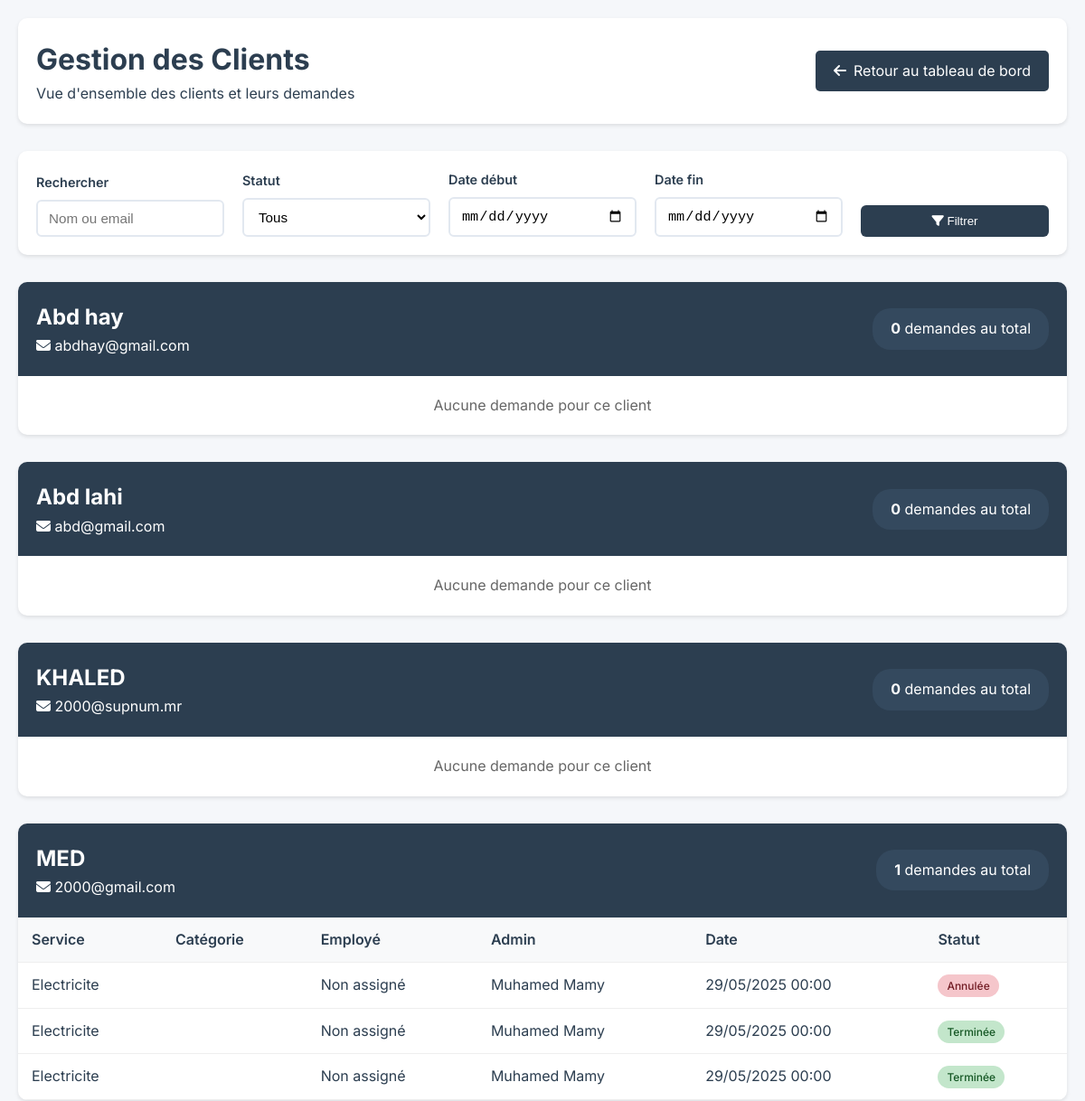
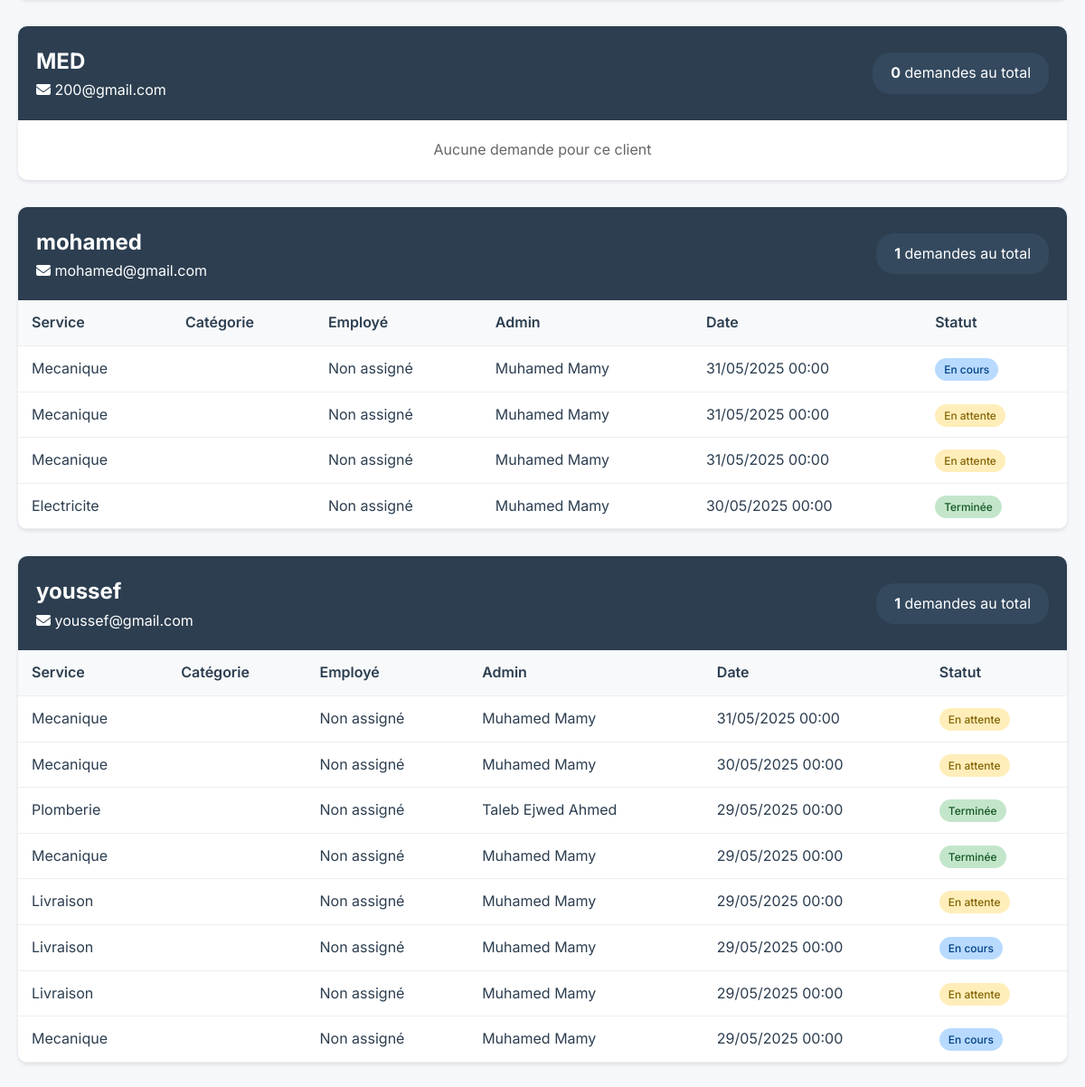
Page /partie_client/clients_demandes.php (signed in) on the committed database (2 pictures, top to bottom).
### tables this page shows
CREATE TABLE IF NOT EXISTS `client` (
  `id_client` int NOT NULL AUTO_INCREMENT,
  `nom` varchar(100) NOT NULL,
  `email` varchar(100) NOT NULL,
  `password` varchar(255) NOT NULL,
  PRIMARY KEY (`id_client`),
  UNIQUE KEY `email` (`email`)
);

CREATE TABLE IF NOT EXISTS `service` (
  `id_service` int NOT NULL AUTO_INCREMENT,
  `nom_service` varchar(100) NOT NULL,
  `description` text,
  `categorie` varchar(50) DEFAULT NULL,
  `prix` decimal(10,2) DEFAULT NULL,
  `duree_estimee` int DEFAULT NULL,
  `id_admin` int DEFAULT NULL,
  `id_categorie` int DEFAULT NULL,
  PRIMARY KEY (`id_service`),
  KEY `fk_service_admin` (`id_admin`),
  KEY `fk_service_categorie` (`id_categorie`)
);

CREATE TABLE IF NOT EXISTS `demande` (
  `id_demande` int NOT NULL AUTO_INCREMENT,
  `description` text,
  `statut` enum('en_attente','en_cours','terminee','annulee') DEFAULT 'en_attente',
  `id_service` int DEFAULT NULL,
  `id_client` int DEFAULT NULL,
  `id_employe` int DEFAULT NULL,
  `date_demande` date NOT NULL,
  `date_execution` date DEFAULT NULL,
  `adresse` varchar(255) NOT NULL,
  `image` text,
  PRIMARY KEY (`id_demande`),
  KEY `fk_demande_service` (`id_service`),
  KEY `fk_demande_employe` (`id_employe`),
  KEY `fk_demande_client` (`id_client`) USING BTREE
);

### partie_client/clients_demandes.php (the view, shortened to what this page needs)
<?php
include_once '../include/db_config.php';
function getStatusLabel($statut) {
    switch ($statut) {
        case 'en_attente': return 'En attente';
        case 'en_cours': return 'En cours';
        case 'terminee': return 'Terminée';
        case 'annulee': return 'Annulée';
    }
}
$searchQuery = isset($_GET['search']) ? $_GET['search'] : '';
$dateStart = isset($_GET['date_start']) ? $_GET['date_start'] : '';
$dateEnd = isset($_GET['date_end']) ? $_GET['date_end'] : '';
$sql = "SELECT
            c.id_client,
            c.nom as client_nom,
            c.email as client_email,
            COUNT(DISTINCT d.id_demande) as total_demandes,
            d.id_demande,
            d.description as demande_description,
            d.statut as demande_statut,
            d.date_demande,
            s.nom_service,
            s.categorie,
            e.nom as employe_nom,
            a.nom as admin_nom
        FROM Client c
        LEFT JOIN Demande d ON c.id_client = d.id_client
        LEFT JOIN Service s ON d.id_service = s.id_service
        LEFT JOIN Employe e ON d.id_employe = e.id_employe
        LEFT JOIN Administrateur a ON s.id_admin = a.id_admin
        WHERE 1=1";
$sql .= " GROUP BY c.id_client, d.id_demande
          ORDER BY c.nom, d.date_demande DESC";
$result = $conn->query($sql);
$clients = [];
if ($result) {
    while ($row = $result->fetch_assoc()) {
        $id_client = $row['id_client'];
        if (!isset($clients[$id_client])) {
            $clients[$id_client] = [
                'nom' => $row['client_nom'],
                'email' => $row['client_email'],
                'total_demandes' => $row['total_demandes'],
                'demandes' => []
            ];
        }
        if ($row['id_demande']) {
            $clients[$id_client]['demandes'][] = [
                'service' => $row['nom_service'],
                'categorie' => $row['categorie'],
                'employe' => $row['employe_nom'],
                'admin' => $row['admin_nom'],
                'statut' => $row['demande_statut'],
                'date' => $row['date_demande'],
                'description' => $row['demande_description']
            ];
        }
    }
}
?>
<!DOCTYPE html>
<html lang="fr">
<head>
    <link rel="stylesheet" href="https://cdnjs.cloudflare.com/ajax/libs/font-awesome/6.4.0/css/all.min.css">
</head>
<body>
    <div class="container">
        <div class="page-header">
            <div>
                <h1>Gestion des Clients</h1>
                <p>Vue d'ensemble des clients et leurs demandes</p>
            </div>
            <div>
               <a href="../partie_admin/dashbord.php" class="back-button">
                <i class="fas fa-arrow-left"></i>
                Retour au tableau de bord
            </a>
            </div>
        </div>
        <div class="filters">
            <form action="" method="GET">
                <div class="filter-group">
                    <label>Rechercher</label>
                    <input type="text" name="search" value="<?php echo htmlspecialchars($searchQuery); ?>" placeholder="Nom ou email">
                </div>
                <div class="filter-group">
                    <label>Statut</label>
                    <select name="status">
                        <option value="">Tous</option>
                    </select>
                </div>
                <div class="filter-group">
                    <label>Date début</label>
                    <input type="date" name="date_start" value="<?php echo $dateStart; ?>">
                </div>
                <div class="filter-group">
                    <label>Date fin</label>
                    <input type="date" name="date_end" value="<?php echo $dateEnd; ?>">
                </div>
                <div class="filter-group">
                    <label>&nbsp;</label>
                    <button type="submit" class="export-btn">
                        <i class="fas fa-filter"></i>
                        Filtrer
                    </button>
                </div>
            </form>
        </div>
        <?php foreach ($clients as $client): ?>
            <div class="client-card">
                <div class="client-header">
                    <div class="client-info">
                        <h2><?php echo htmlspecialchars($client['nom']); ?></h2>
                        <p>
                            <i class="fas fa-envelope"></i> <?php echo htmlspecialchars($client['email']); ?>
                        </p>
                    </div>
                    <div class="client-stats">
                        <strong><?php echo $client['total_demandes']; ?></strong> demandes au total
                    </div>
                </div>
                <?php if (!empty($client['demandes'])): ?>
                    <table class="demandes-table">
                        <thead>
                            <tr>
                                <th>Service</th>
                                <th>Catégorie</th>
                                <th>Employé</th>
                                <th>Admin</th>
                                <th>Date</th>
                                <th>Statut</th>
                            </tr>
                        </thead>
                        <tbody>
                            <?php foreach ($client['demandes'] as $demande): ?>
                                <tr>
                                    <td><?php echo htmlspecialchars($demande['service']); ?></td>
                                    <td><?php echo htmlspecialchars($demande['categorie']); ?></td>
                                    <td><?php echo $demande['employe'] ? htmlspecialchars($demande['employe']) : 'Non assigné'; ?></td>
                                    <td><?php echo $demande['admin'] ? htmlspecialchars($demande['admin']) : 'Non validé'; ?></td>
                                    <td><?php echo date('d/m/Y H:i', strtotime($demande['date'])); ?></td>
                                    <td>
                                        <span class="status-badge status-<?php echo $demande['statut']; ?>">
                                            <?php echo getStatusLabel($demande['statut']); ?>
                                        </span>
                                    </td>
                                </tr>
                            <?php endforeach; ?>
                        </tbody>
                    </table>
                <?php else: ?>
                    <p style="padding: 20px; text-align: center; color: #666;">
                        Aucune demande pour ce client
                    </p>
                <?php endif; ?>
            </div>
        <?php endforeach; ?>
    </div>
</body>
</html>

### partie_client/clients_demandes.php (style rules this page uses)
* { margin: 0; padding: 0; box-sizing: border-box; }
body { font-family: 'Inter', sans-serif; background-color: #f5f7fa; color: #2C3E50; line-height: 1.6; padding: 20px; }
.container { max-width: 1400px; margin: 0 auto; }
.page-header { background: white; padding: 20px; border-radius: 10px; box-shadow: 0 2px 4px rgba(0,0,0,0.1); margin-bottom: 30px; display: flex; justify-content: space-between; align-items: center; }
.filters { background: white; padding: 20px; border-radius: 10px; box-shadow: 0 2px 4px rgba(0,0,0,0.1); margin-bottom: 30px; }
.filters form { display: grid; grid-template-columns: repeat(auto-fit, minmax(200px, 1fr)); gap: 20px; align-items: end; }
.filter-group { display: flex; flex-direction: column; }
.filter-group label { margin-bottom: 8px; font-weight: 600; color: #2C3E50; font-size: 0.9rem; }
.filter-group input, .filter-group select { padding: 10px 12px; border: 2px solid #e2e8f0; border-radius: 6px; font-size: 0.95rem; transition: all 0.3s ease; background-color: #fff; }
.filter-group button { padding: 10px 20px; background: #2C3E50; color: white; border: none; border-radius: 6px; cursor: pointer; font-weight: 500; transition: all 0.3s ease; }
.client-card { background: white; border-radius: 10px; box-shadow: 0 2px 4px rgba(0,0,0,0.1); margin-bottom: 30px; overflow: hidden; }
.client-header { background: #2C3E50; color: white; padding: 20px; display: flex; justify-content: space-between; align-items: center; }
.client-info { flex: 1; }
.client-stats { background: #34495e; padding: 10px 20px; border-radius: 20px; }
.demandes-table { width: 100%; border-collapse: collapse; }
.demandes-table th, .demandes-table td { padding: 12px 15px; text-align: left; border-bottom: 1px solid #eee; }
.demandes-table th { background: #f8f9fa; font-weight: 600; }
.status-badge { padding: 5px 10px; border-radius: 15px; font-size: 12px; font-weight: 500; }
.status-en_attente { background: #ffeeba; color: #856404; }
.status-en_cours { background: #b8daff; color: #004085; }
.status-terminee { background: #c3e6cb; color: #155724; }
.status-annulee { background: #f5c6cb; color: #721c24; }
.back-button { padding: 10px 20px; background: #2C3E50; color: white; border: none; border-radius: 5px; cursor: pointer; text-decoration: none; display: inline-flex; align-items: center; gap: 8px; }

### rows in the picture
client: nom "Abd hay", email "abdhay@gmail.com", total_demandes "0", shows "Aucune demande pour ce client"
client: nom "Abd lahi", email "abd@gmail.com", total_demandes "0", shows "Aucune demande pour ce client"
client: nom "KHALED", email "2000@supnum.mr", total_demandes "0", shows "Aucune demande pour ce client"
client: service.nom_service "Electricite", administrateur.nom "Muhamed Mamy", demande.date_demande "29/05/2025 00:00", demande.statut "Annulée", demande.statut "Terminée"
client: nom "MED", email "200@gmail.com", total_demandes "0", shows "Aucune demande pour ce client"
client: service.nom_service "Mecanique", administrateur.nom "Muhamed Mamy", demande.date_demande "31/05/2025 00:00", demande.statut "En cours", demande.statut "En attente", service.nom_service "Electricite", demande.date_demande "30/05/2025 00:00", demande.statut "Terminée"
client: service.nom_service "Mecanique", administrateur.nom "Muhamed Mamy", demande.date_demande "31/05/2025 00:00", demande.statut "En attente", demande.date_demande "30/05/2025 00:00", service.nom_service "Plomberie", administrateur.nom "Taleb Ejwed Ahmed", demande.date_demande "29/05/2025 00:00", demande.statut "Terminée", service.nom_service "Livraison", demande.statut "En cours"

### other values in the picture
$client['nom'] "MED"
$client['email'] "2000@gmail.com"
$client['total_demandes'] "1"
$client['nom'] "mohamed"
$client['email'] "mohamed@gmail.com"
$client['nom'] "youssef"
$client['email'] "youssef@gmail.com"
